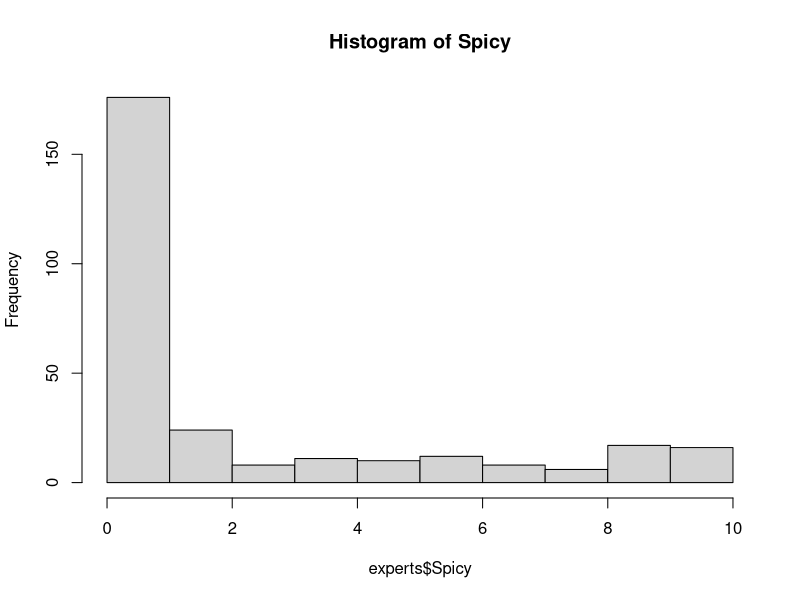
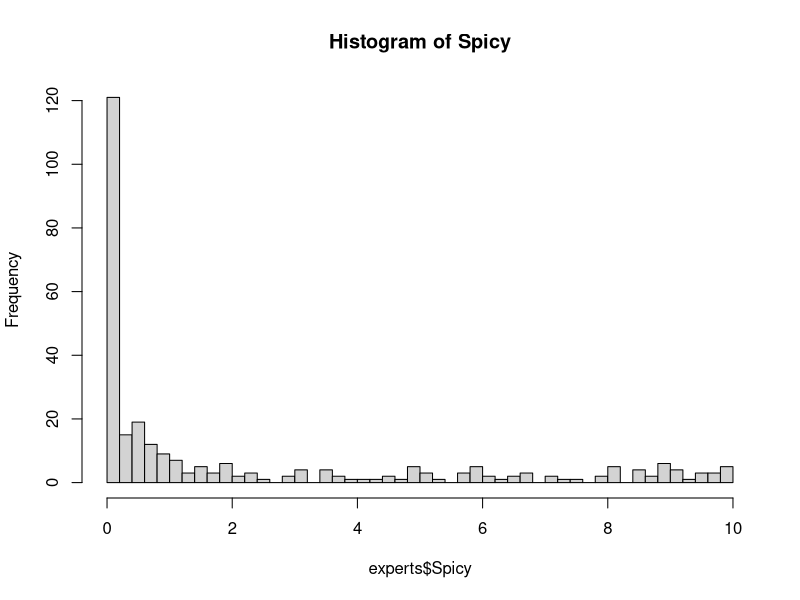
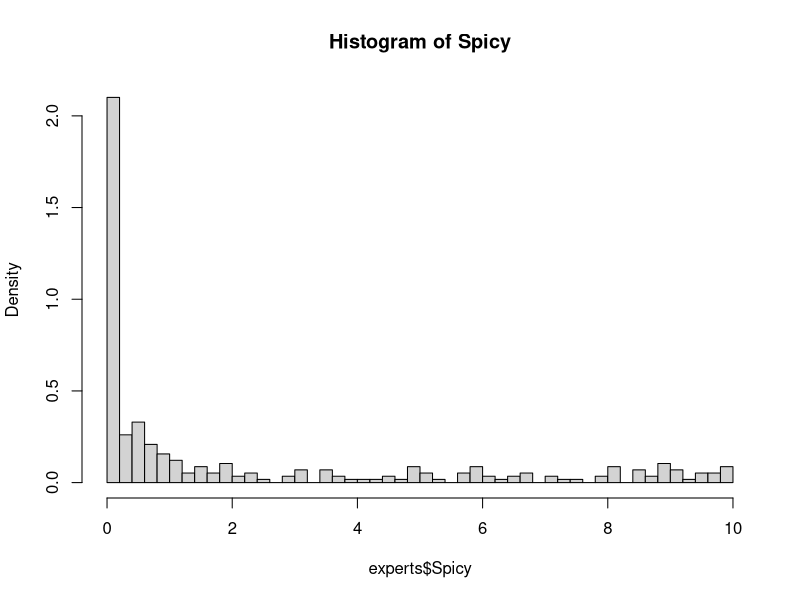
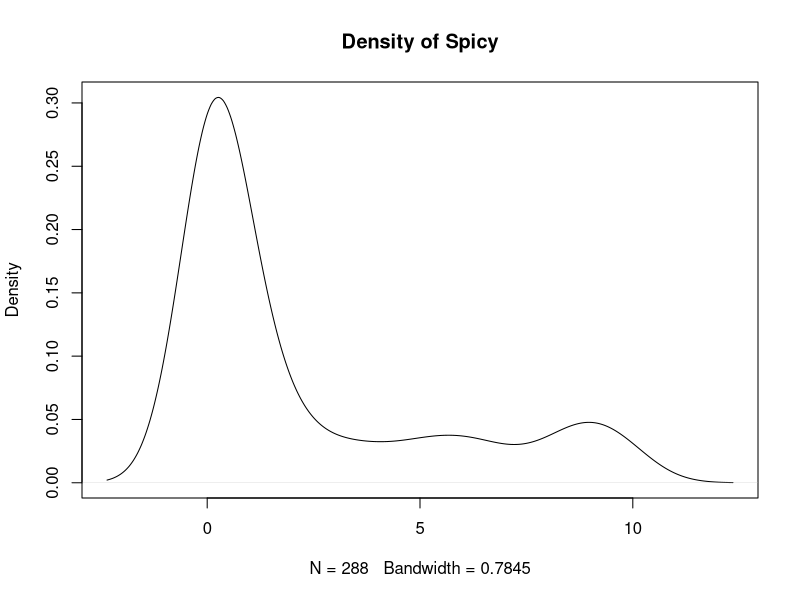
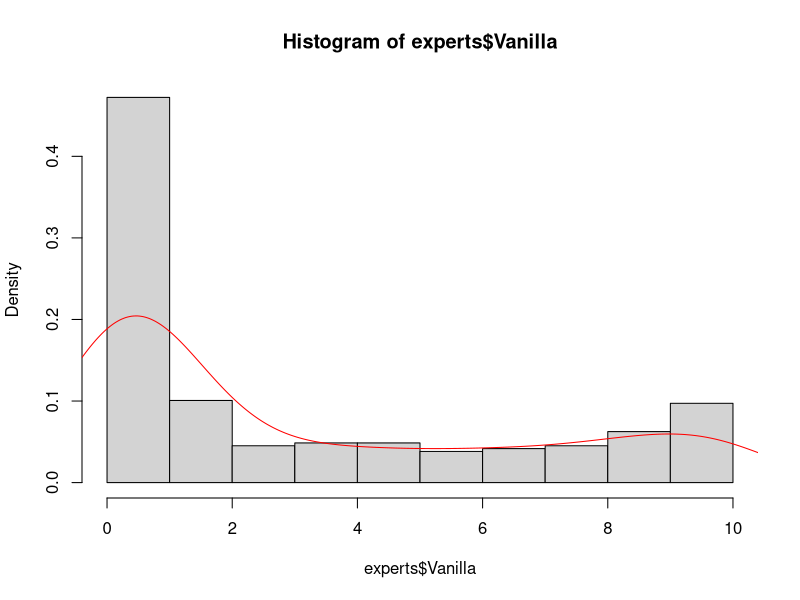
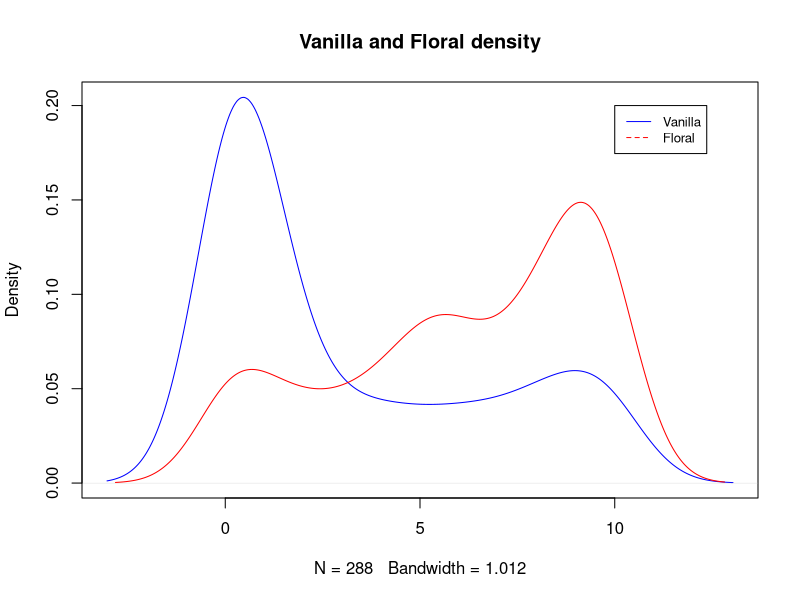
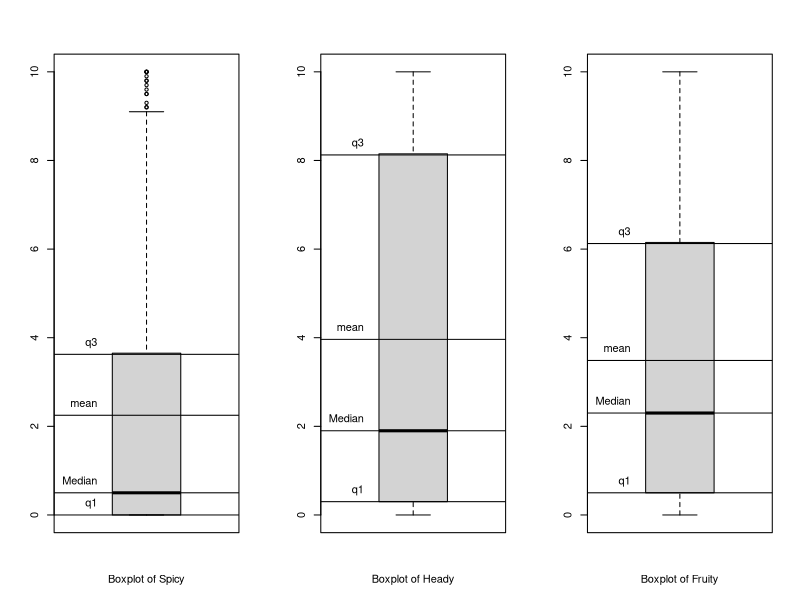
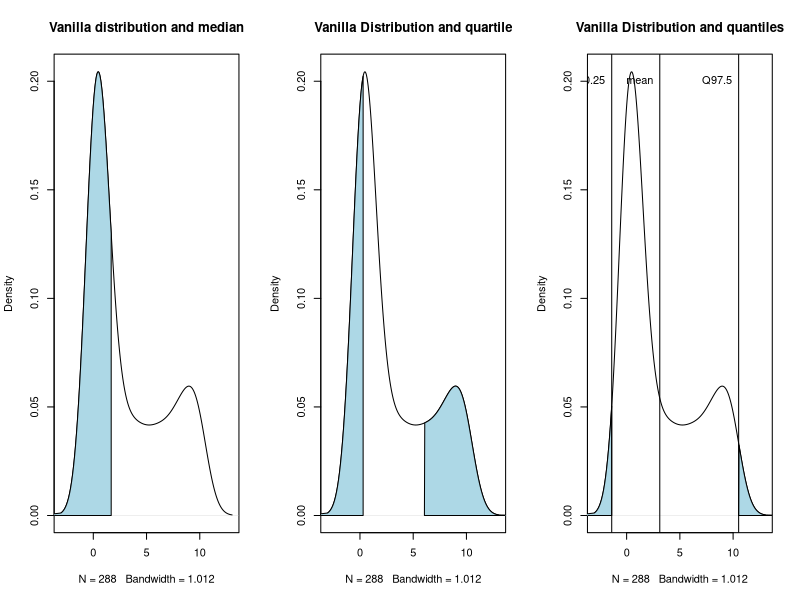

These figures' R source, in order:
## ---- chunk 1
experts <- read.table(file="data/perfumes_qda_experts.csv",header=TRUE, sep=",",dec=".",quote="\"")
summary(experts)
## ---- chunk 2
hist(experts$Spicy, main="Histogram of Spicy")
## ---- chunk 3
hist(experts$Spicy, main="Histogram of Spicy", breaks=50)
## ---- chunk 4
hist(experts$Spicy, main="Histogram of Spicy", breaks=50, probability=TRUE)
## ---- chunk 5
d <- density(experts$Spicy) 
plot(d, main = "Density of Spicy") 
## ---- chunk 6
hist(experts$Vanilla, probability = TRUE)
lines(density(experts$Vanilla), col="red")
## ---- chunk 7
plot(density(experts$Vanilla), col="blue", main="Vanilla and Floral density")
lines(density(experts$Floral), col="red")

legend(10, 0.2, legend=c("Vanilla", "Floral"),col=c("blue", "red"), lty=1:2, cex=0.8)
## ---- chunk 8
dispersion <- data.frame("mean"=double(), "sd"=double(), "median"=double(), "q1"=double(), "q3"=double())

for (a in 5:16){
  me <- mean(experts[,a])
  sd <- sqrt(var(experts[,a]))
  med <- quantile(experts[,a], 0.5)
  q1 <- quantile(experts[,a], 0.25)
  q3 <- quantile(experts[,a], 0.75)
  dispersion <- rbind(dispersion, c(me, sd, med, q1, q3))
}

colnames(dispersion) <- c("mean", "sd", "median", "q1", "q3")
rownames(dispersion) <- colnames(experts[,5:16])
head(dispersion)
## ---- chunk 9
# To get 3 graphs on a single window :
par(mfrow=c(1,3))

for (a in 5:7){
  boxplot(experts[,a], xlab=paste0("Boxplot of ", colnames(experts[a])))
  
  # Mean
  text(0.75,mean(experts[,a])+0.25, "mean", pos=2)
  abline(h=mean(experts[,a]))
  
  # Q1
  text(0.75,quantile(experts[,a], probs = 0.25)+0.25, "q1", pos=2)
  abline(h=quantile(experts[,a], probs = 0.25))
  
  # Q3
  text(0.75,quantile(experts[,a], probs = 0.75)+0.25, "q3", pos=2)
  abline(h=quantile(experts[,a], probs = 0.75))
  
  # Median
  text(0.75,quantile(experts[,a], probs = 0.5)+0.25, "Median", pos=2)
  abline(h=quantile(experts[,a], probs = 0.5))
  
}

## ---- chunk 10
d<-density(experts$Vanilla)

# Plot the line
plot(d, main="Vanilla distribution and median")
p50 <- which.max(cumsum(d$y/sum(d$y)) >= 0.50)

# Plot the shading
polygon(c(-5, d$x[1:p50], d$x[p50]), c(0, d$y[1:p50], 0), col = 'lightblue')
## ---- chunk 11
d<-density(experts$Vanilla)

# Plot the line
plot(d, main="Vanilla Distribution and quartile")

# Get indexes of quantiles 0.25 and 0.75
q25 <- which.max(cumsum(d$y/sum(d$y)) >= 0.25)
q75 <- which.max(cumsum(d$y/sum(d$y)) >= 0.75)

# Plot the first quantile
polygon(x=c(-5, d$x[1:q25], d$x[q25]), y=c(0, d$y[1:q25], 0), col = 'lightblue')

# Plot the third quantile
polygon(x=c(d$x[q75], d$x[d$x > d$x[q75]], 15),y=c(0, d$y[d$x > d$x[q75]], 0),col = "lightblue") 
## ---- chunk 12
d<-density(experts$Vanilla)

# Plot the line
plot(d, main="Vanilla Distribution and quantiles")
q025 <- which.max(cumsum(d$y/sum(d$y)) >= 0.025)
q975 <- which.max(cumsum(d$y/sum(d$y)) >= 0.975)

# Plot the shading
polygon(c(-5, d$x[1:q025], d$x[q025]), c(0, d$y[1:q025], 0), col = 'lightblue')
polygon(c(d$x[q975], d$x[d$x > d$x[q975]], 15),c(0, d$y[d$x > d$x[q975]], 0),col = "lightblue")

# Plot the vline for mean
abline(v=mean(experts$Vanilla))
text(mean(experts$Vanilla),0.2, "mean", pos=2)

# Plot the vline for Q97.5
abline(v=d$x[q975])
text(d$x[q975],0.2, "Q97.5", pos=2)

# Plot the vline for Q0.25
abline(v=d$x[q025])
text(d$x[q025],0.2, "Q0.25", pos=2)
## ---- chunk 13
experts$Product <- as.factor(experts$Product)
experts$Panelist <- as.factor(experts$Panelist)
experts$Session <- as.factor(experts$Session)
experts$Rank <- as.factor(experts$Rank)
## ---- chunk 14
library(ggplot2)
library(dplyr)

experts %>%  
  # Select 3 products and 1 sensory attribute
  select(c(Product, Floral)) %>% 
  filter(Product == "J'adore ET" | Product == "Angel" | Product == "Chanel N5" ) %>%
  # Add the mean's column
  group_by(Product) %>% 
  mutate(mu=mean(Floral)) %>% 
  # Graph
  ggplot() + aes(x=Floral, fill=Product) + geom_density(alpha=0.4) + geom_vline(aes(xintercept=mu, color=Product),linetype="dashed") + labs(title="Density of Spicy according three products")
## ---- chunk 15
experts %>%  
  # Select 3 products and 1 sensory attribute
  select(c(Product, Floral)) %>% 
  filter(Product == "Coco Mademoiselle" | Product == "Angel" | Product == "Chanel N5" ) %>%
  
  # Graph
  ggplot() + aes(y=Floral, x= Product, fill=Product) + geom_boxplot() + labs(title="Boxplot of Floral according three products")
## ---- chunk 16
experts %>%  
  # Select 3 products and 1 sensory attribute
  select(c(Product, Floral)) %>% 
  filter(Product == "J'adore ET" | Product == "Angel" | Product == "Chanel N5" ) %>% 

  ggplot()+aes(y=Floral, x= Product, fill=Product) + geom_boxplot() + 
    stat_summary(fun=mean, geom="line", aes(group=1), color="black") + 
    stat_summary(fun=mean, geom="point")
## ---- chunk 17
library(gridExtra)

# Select three sensory attributes and three products 
df <- experts %>%  
  select(c(Product, Floral, Citrus, Spicy, Heady)) %>% 
  filter(Product == "J'adore ET" | Product == "Angel" | Product == "Chanel N5" )

# First sensory attribute
a1 <- ggplot(df)+aes(y=Floral, x= Product, color=Product)+geom_boxplot() + 
  stat_summary(fun=mean, geom="line", aes(group=1), color="black") + 
  stat_summary(fun=mean, geom="point")+
  # Delete the x-axis:
  theme(axis.title.x=element_blank(),
        axis.text.x=element_blank(),
        axis.ticks.x=element_blank())

# Second sensory attribute
a2 <- ggplot(df)+aes(y=Spicy, x= Product, color=Product)+geom_boxplot() + 
  stat_summary(fun=mean, geom="line", aes(group=1), color="black") + 
  stat_summary(fun=mean, geom="point")+
  theme(axis.title.x=element_blank(),
        axis.text.x=element_blank(),
        axis.ticks.x=element_blank())

# Third sensory attribute
a3 <- ggplot(df)+aes(y=Citrus, x= Product, color=Product)+geom_boxplot() + 
  stat_summary(fun=mean, geom="line", aes(group=1), color="black") + 
  stat_summary(fun=mean, geom="point")+
  theme(axis.title.x=element_blank(),
        axis.text.x=element_blank(),
        axis.ticks.x=element_blank())

# Fourth sensory attribute
a4 <- ggplot(df)+aes(y=Heady, x= Product, color=Product)+geom_boxplot() + 
  stat_summary(fun=mean, geom="line", aes(group=1), color="black") + 
  stat_summary(fun=mean, geom="point")+
  theme(axis.title.x=element_blank(),
        axis.text.x=element_blank(),
        axis.ticks.x=element_blank())

grid.arrange(a1, a2, a3,a4, ncol=2, nrow = 2)
## ---- chunk 18
a1 <- ggplot(df)+aes(y=Floral, x= Product, color=Product)+ 
  stat_summary(fun=mean, geom="line", aes(group=1), color="black") + 
  stat_summary(fun=mean, geom="point")+
  theme(axis.title.x=element_blank(),
        axis.text.x=element_blank(),
        axis.ticks.x=element_blank())

a2 <- ggplot(df)+aes(y=Citrus, x= Product, color=Product) + 
  stat_summary(fun=mean, geom="line", aes(group=1), color="black") + 
  stat_summary(fun=mean, geom="point")+
  theme(axis.title.x=element_blank(),
        axis.text.x=element_blank(),
        axis.ticks.x=element_blank())

a3 <- ggplot(df)+aes(y=Spicy, x= Product, color=Product) + 
  stat_summary(fun=mean, geom="line", aes(group=1), color="black") + 
  stat_summary(fun=mean, geom="point")+
  theme(axis.title.x=element_blank(),
        axis.text.x=element_blank(),
        axis.ticks.x=element_blank())

a4 <- ggplot(df)+aes(y=Heady, x= Product, color=Product) + 
  stat_summary(fun=mean, geom="line", aes(group=1), color="black") + 
  stat_summary(fun=mean, geom="point")+
  theme(axis.title.x=element_blank(),
        axis.text.x=element_blank(),
        axis.ticks.x=element_blank())

grid.arrange(a1, a2, a3, a4, ncol=2, nrow = 2)
## ---- chunk 19
df$Floral <- df$Floral/sd(df$Floral)
df$Citrus <- df$Citrus/sd(df$Citrus)
df$Spicy <- df$Spicy/sd(df$Spicy)
df$Heady <- df$Heady/sd(df$Heady)

a1 <- ggplot(df)+aes(y=Floral, x= Product, color=Product)+ 
  stat_summary(fun=mean, geom="line", aes(group=1), color="black") + 
  stat_summary(fun=mean, geom="point")+
  theme(axis.title.x=element_blank(),
        axis.text.x=element_blank(),
        axis.ticks.x=element_blank())

a2 <- ggplot(df)+aes(y=Citrus, x= Product, color=Product) + 
  stat_summary(fun=mean, geom="line", aes(group=1), color="black") + 
  stat_summary(fun=mean, geom="point")+
  theme(axis.title.x=element_blank(),
        axis.text.x=element_blank(),
        axis.ticks.x=element_blank())

a3 <- ggplot(df)+aes(y=Spicy, x= Product, color=Product) + 
  stat_summary(fun=mean, geom="line", aes(group=1), color="black") + 
  stat_summary(fun=mean, geom="point")+
  theme(axis.title.x=element_blank(),
        axis.text.x=element_blank(),
        axis.ticks.x=element_blank())

a4 <- ggplot(df)+aes(y=Heady, x= Product, color=Product) + 
  stat_summary(fun=mean, geom="line", aes(group=1), color="black") + 
  stat_summary(fun=mean, geom="point")+
  theme(axis.title.x=element_blank(),
        axis.text.x=element_blank(),
        axis.ticks.x=element_blank())

grid.arrange(a1, a2, a3, a4, ncol=2, nrow = 2)
## ---- chunk 20
means <- df %>% group_by(Product) %>% summarise(
  mean_Spicy=mean(Spicy),
  mean_Citrus=mean(Citrus),
  mean_Floral=mean(Floral)
)
means
## ---- chunk 21
spicy.matrix <- as.matrix(dist(means$mean_Spicy))
citrus.matrix <- as.matrix(dist(means$mean_Citrus))
floral.matrix <- as.matrix(dist(means$mean_Floral))
## ---- chunk 22
a1 <- ggplot(means)+aes(x = mean_Spicy, y=mean_Citrus, color=Product)+geom_path(aes(group=1),color="black")+geom_point()
a2 <- ggplot(means)+aes(x = mean_Spicy, y=mean_Floral, color=Product)+geom_path(aes(group=1),color="black")+geom_point()
a3 <- ggplot(means)+aes(x = mean_Citrus, y=mean_Floral, color=Product)+geom_path(aes(group=1),color="black")+geom_point()

grid.arrange(a1, a2, a3, ncol=2, nrow = 2)
## ---- chunk 23
means.variables <- data.frame(means, row.names = 1)
cov.att <- cov(means.variables)
## ---- chunk 24
dist.prod <- as.matrix(dist(means.variables))
## ---- chunk 25
heatmap(cov.att)
heatmap(dist.prod)
## ---- chunk 26
Products_sc_Mat <- as.matrix(dist(scale(dist.prod))^2)
sum(Products_sc_Mat)/(2*dim(Products_sc_Mat)[1]*(dim(Products_sc_Mat)[1]-1))

Att_sc_Mat <- as.matrix(dist(scale(cov.att))^2)
sum(Att_sc_Mat)/(2*dim(Att_sc_Mat)[1]*(dim(Att_sc_Mat)[1]-1))
## ---- chunk 27
floral_citrus <- as.data.frame(cov.att) %>% select(mean_Citrus, mean_Floral)
floral_citrus <- floral_citrus[-1,] 

Att_floral_citrus_sc_Mat <- as.matrix(dist(scale(floral_citrus))^2)
sum(Att_floral_citrus_sc_Mat)/(2*dim(Att_floral_citrus_sc_Mat)[1]*(dim(Att_floral_citrus_sc_Mat)[1]-1))

spicy <- as.data.frame(cov.att)[1,1]
# Prendre plus grande matrice
## ---- chunk 28
library(FactoMineR)
res<-PCA(scale(means.variables), graph = FALSE, scale.unit = F)
res$ind$coord
res$var$coord
## ---- chunk 29
svd <- svd(scale(means.variables))
diag <- diag(svd$d)

#Verification
svd$u%*%diag%*%t(svd$v)
scale(as.matrix(means.variables))[1:3,1:3]

#Individuals coordinates
scale(means.variables)%*%svd$v
#Variables coordinates
t(scale(means.variables))%*%svd$u/sqrt(3)

#Comparate with PCA()
res$ind$coord
res$var$coord
## ---- chunk 30
NIPALS <- function(X){
  X = as.matrix(X)
  N = nrow(X)
  M = ncol(X)
  
  D = diag(1/N, N)
  Xini = X
  qrX=qr(X)
  rang = qrX$rank
  vec=matrix(0,nrow=M,ncol=rang) 
  t=X[,1]
  i=1
  
  p=t(X)%*%t%*%(1/(t(t)%*%t))
  p=p/as.numeric(sqrt(t(p)%*%p))
  print(rang)
  while (i<rang+1) {
    norm=1
    while(norm>0.000001){
      t=(X%*%p)%*%(1/(t(p)%*%p))
      p2=t(X)%*%t%*%(1/(t(t)%*%t))
      p2=p2/as.numeric(sqrt(t(p2)%*%p2))
      diff=p2-p
      norm=t(diff)%*%diff
      p=p2
      print(p)
      print(i)
    }
    vec[,i]=p
    X=X-(t%*%t(p))
    i=i+1
  }
  return(vec)
}

NIPALS(means.variables)
svd(means.variables)$v
